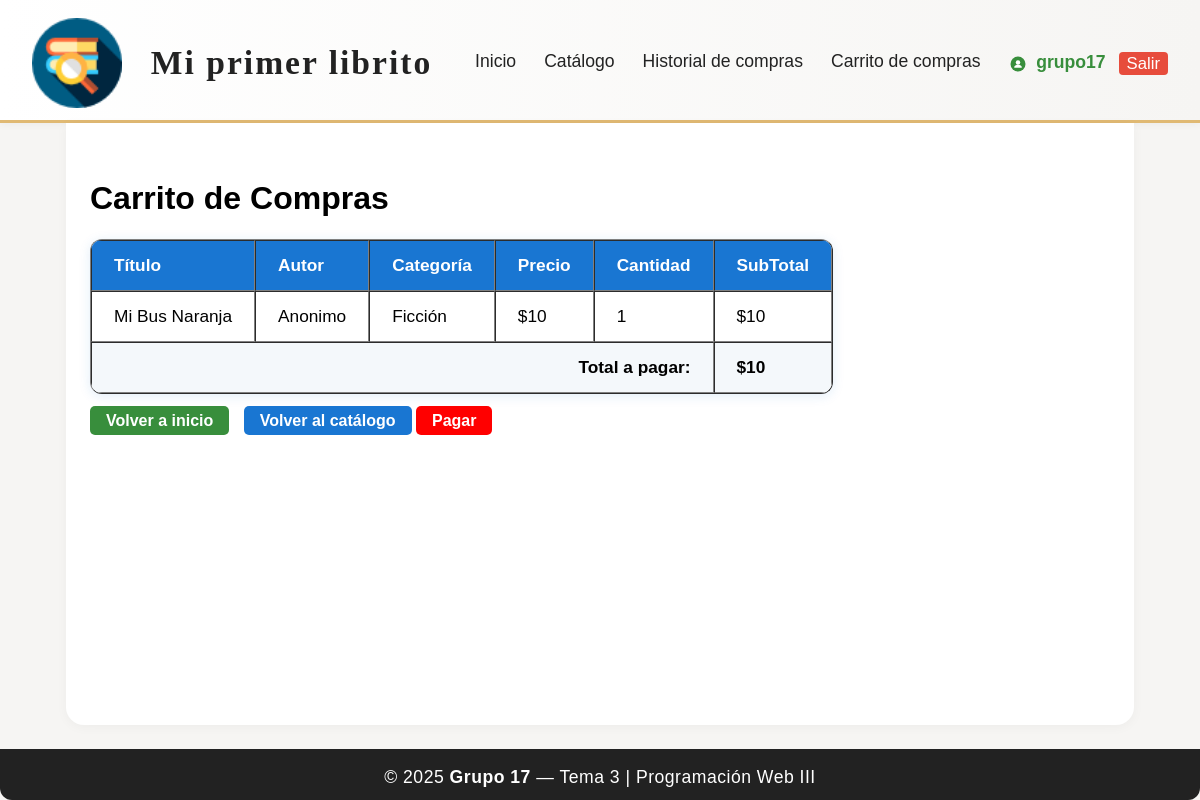
Screenshot of /carrito/ (signed in) with the database file from the repository.
### app/models.py (models this page shows, shortened)
class CarritoActual(models.Model):
    usuario = models.ForeignKey(User, on_delete=models.CASCADE)
    titulo = models.CharField(max_length=100)
    autor = models.CharField(max_length=100)
    fecha_publicacion = models.DateField()
    categoria = models.CharField(max_length=100, blank=True, null=True)
    precio = models.IntegerField(default=0)
    cantidad = models.PositiveIntegerField(default=1)

### app/views.py (the view)
# urls.py: path('carrito/', views.ver_carrito, name='ver_carrito'),
@login_required
def ver_carrito(request):
    carrito_items = CarritoActual.objects.filter(usuario=request.user)
    items = []
    total_general = 0
    for item in carrito_items:
        precio = item.precio if item.precio is not None else 0
        total = precio * item.cantidad
        items.append({
            'titulo': item.titulo,
            'autor': item.autor,
            'categoria': item.categoria,
            'precio': precio,
            'cantidad': item.cantidad,
            'total': total,
            'fecha_publicacion': item.fecha_publicacion
        })
        total_general += total
    return render(request, 'carrito.html', {'carrito_items': items, 'total_general': total_general})

### app/templates/carrito.html (shortened to what this page needs)
{% load static %}
<!DOCTYPE html>
<html lang="es">
<head>
    <link rel="stylesheet" href="{% static 'estilos.css' %}">
</head>
<body>
    <div class="layout-flex">
        <header class="main-header">
            <div class="header-content">
                <img src="{% static 'img/libreriaicon.png' %}" alt="Logo" class="logo-header">
                <div class="header-title">
                    <span class="logo-text">Mi primer <strong>librito</strong></span>
                </div>
                <nav class="main-nav">
                    <a href="{% url 'inicio' %}">Inicio</a>
                    <a href="{% url 'catalogo_libros' %}">Catálogo</a>
                    <a href="{% url 'historial_compras' %}">Historial de compras</a>
                    <a href="{% url 'ver_carrito' %}">Carrito de compras</a>
                </nav>
                <div class="user-menu">
                    {% if user.is_authenticated %}
                        <span style="color: #388e3c; font-weight: bold;">
                            <svg xmlns="http://www.w3.org/2000/svg" width="18" height="18" viewBox="0 0 24 24" fill="#388e3c" style="vertical-align: middle; margin-right: 4px;"><circle cx="12" cy="12" r="10"/><circle cx="12" cy="10" r="3" fill="#fff"/><path d="M12 13c-3 0-5 1.5-5 3v1h10v-1c0-1.5-2-3-5-3z" fill="#fff"/></svg>
                            {{ user.username }}
                            <a href="{% url 'usuario_logout' %}" class="logout-btn" title="Cerrar sesión" style="margin-left:8px; padding:2px 8px; background:#e74c3c; color:#fff; border-radius:4px; font-size:0.95em; text-decoration:none; font-weight:500; vertical-align:middle;">Salir</a>
                        </span>
                    {% else %}
                        <span>Invitado</span>
                    {% endif %}
                </div>
            </div>
        </header>
        <main class="main-content">
            <h1>Carrito de Compras</h1>
            <table class="modern-table" border="1" cellpadding="5" style="margin-top: 20px;">
                <thead>
                    <tr>
                        <th>Título</th>
                        <th>Autor</th>
                        <th>Categoría</th>
                        <th>Precio</th>
                        <th>Cantidad</th>
                        <th>SubTotal</th>
                    </tr>
                </thead>
                <tbody>
                    {% if carrito_items %}
                        {% for item in carrito_items %}
                        <tr>
                            <td>{{ item.titulo }}</td>
                            <td>{{ item.autor }}</td>
                            <td>{{ item.categoria }}</td>
                            <td>${{ item.precio }}</td>
                            <td>{{ item.cantidad }}</td>
                            <td>${{ item.total }}</td>
                        </tr>
                        {% endfor %}
                        <tr>
                            <td colspan="5" style="text-align: right; font-weight: bold;">Total a pagar:</td>
                            <td style="font-weight: bold;">${{ total_general }}</td>
                        </tr>
                    {% else %}
                        <tr><td colspan="6">El carrito está vacío.</td></tr>
                    {% endif %}
                </tbody>
            </table>
            <br>
            <a href="{% url 'inicio' %}" style="padding: 6px 16px; background: #388e3c; color: white; border-radius: 5px; text-decoration: none; font-weight: bold; margin-right: 10px;">Volver a inicio</a>
            <a href="{% url 'catalogo_libros' %}" style="padding: 6px 16px; background: #1976d2; color: white; border-radius: 5px; text-decoration: none; font-weight: bold;">Volver al catálogo</a>
            <a href="{% url 'pagar' %}" style="padding: 6px 16px; background: #ff0000; color: white; border-radius: 5px; text-decoration: none; font-weight: bold;">Pagar</a>
        </main>
        <footer class="main-footer">
            <span>&copy; 2025 <strong>Grupo 17</strong> — Tema 3 | Programación Web III</span>
        </footer>
    </div>
</body>
</html>

### app/static/estilos.css (style rules this page uses)
body { margin: 0; padding: 0; min-height: 100vh; font-family: Arial, sans-serif; background: #f4f8fb; }
.layout-flex { min-height: 100vh; display: flex; flex-direction: column; background: #f6f5f3; }
.main-header { background: linear-gradient(90deg, #fff 0%, #f6f5f3 100%); border-bottom: 3px solid #e0b973; box-shadow: 0 2px 8px rgba(0,0,0,0.04); }
.header-content { display: flex; align-items: center; justify-content: space-between; max-width: 1200px; margin: 0 auto; padding: 18px 32px 12px 32px; }
.logo-header { width: 90px; height: auto; margin-right: 18px; }
.header-title { display: flex; flex-direction: column; margin-right: 32px; }
.logo-text { font-size: 2.1em; font-family: 'Georgia', serif; font-weight: bold; color: #222; letter-spacing: 2px; }
.main-nav { display: flex; gap: 28px; }
.main-nav a { color: #222; font-weight: 500; text-decoration: none; font-size: 1.1em; transition: color 0.2s, border-bottom 0.2s; border-bottom: 2px solid transparent; padding-bottom: 2px; }
.user-menu { color: #222; font-size: 1.1em; font-weight: 500; margin-left: 18px; }
.main-content { flex: 1; max-width: 1020px; margin: 0 auto; width: 95%; padding: 36px 24px 24px 24px; background: #fff; border-radius: 0 0 18px 18px; box-shadow: 0 2px 12px rgba(0,0,0,0.04); }
.main-footer { background: #222; color: #fff; text-align: center; padding: 18px 0 12px 0; font-size: 1.1em; letter-spacing: 0.5px; border-radius: 0 0 12px 12px; margin-top: 24px; }
.modern-table { border-collapse: separate; border-spacing: 0; min-width: 400px; background: #fff; border-radius: 12px; box-shadow: 0 2px 12px #1976d220; overflow: hidden; font-size: 1.08em; }
.modern-table th, .modern-table td { padding: 14px 22px; text-align: left; }
.modern-table thead { background: #1976d2; color: #fff; }
.modern-table tbody tr:nth-child(even) { background: #f4f8fb; }

### rows the page displays
CarritoActual: titulo "Mi Bus Naranja", autor "Anonimo", categoria "Ficción", precio "10", cantidad "1", total "10"

### other values shown
{{ user.username }} "grupo17"
{{ total_general }} "10"
